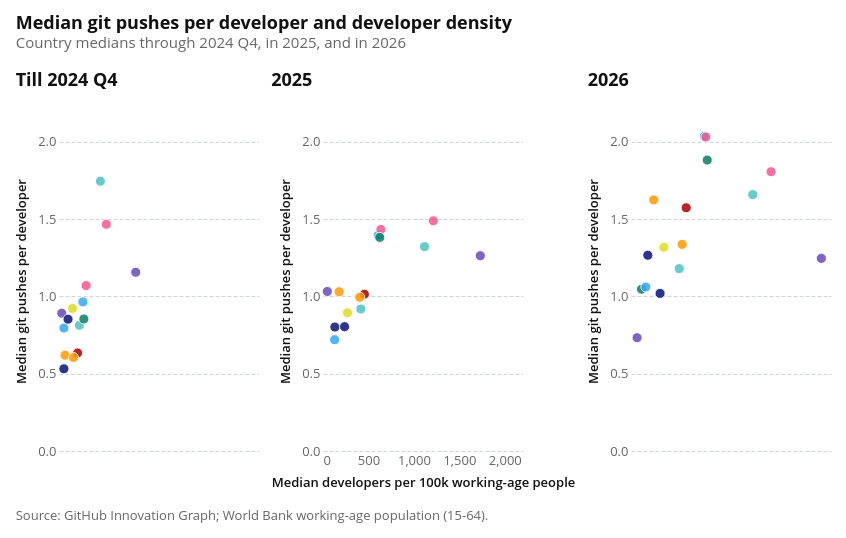

Notebook code cell kept with this figure:
### Code cell
pushes_per_developer = git_pushes.merge(
    developers[["iso2_code", "year", "quarter", "developers_per_100k", "developers"]],
    on=["iso2_code", "year", "quarter"],
    suffixes=("_pushes", "_developers"),
).assign(
    pushes_per_developer=lambda d: d["git_pushes"] / d["developers"],
    period=lambda d: d["year"].where(d["year"] >= 2025, "Till 2024 Q4").astype(str),
)

country_period_medians = pushes_per_developer.groupby(
    ["country_name", "period"], as_index=False
).agg(
    median_developers_per_100k=("developers_per_100k", "median"),
    median_pushes_per_developer=("pushes_per_developer", "median"),
    quarters=("quarter", "count"),
)

scatter_color = alt.Color(
    "country_name:N",
    title=None,
    sort=COUNTRY_ORDER,
    scale=alt.Scale(domain=COUNTRY_ORDER, range=COUNTRY_COLORS),
)

scatter_tooltips = [
    alt.Tooltip("country_name:N", title="Country"),
    alt.Tooltip("period:N", title="Period"),
    alt.Tooltip(
        "median_developers_per_100k:Q",
        title="Median developers per 100k",
        format=".3f",
    ),
    alt.Tooltip(
        "median_pushes_per_developer:Q",
        title="Median pushes per developer",
        format=".3f",
    ),
    alt.Tooltip("quarters:Q", title="Quarters"),
]


def make_pushes_scatter(period: str, show_x_axis: bool, show_legend: bool):
    x_axis = (
        alt.Axis(title="Median developers per 100k working-age people")
        if show_x_axis
        else None
    )
    color = (
        scatter_color
        if show_legend
        else alt.Color(
            "country_name:N",
            sort=COUNTRY_ORDER,
            scale=alt.Scale(domain=COUNTRY_ORDER, range=COUNTRY_COLORS),
            legend=None,
        )
    )
    return (
        alt.Chart(country_period_medians)
        .transform_filter(alt.datum.period == period)
        .mark_circle(size=100, opacity=0.85)
        .encode(
            x=alt.X("median_developers_per_100k:Q", axis=x_axis),
            y=alt.Y(
                "median_pushes_per_developer:Q",
                title="Median git pushes per developer",
            ),
            color=color,
            tooltip=scatter_tooltips,
        )
        .properties(width=200, height=340, title=period)
    )


pushes_per_developer_scatter = (
    alt.hconcat(
        make_pushes_scatter("Till 2024 Q4", show_x_axis=False, show_legend=False),
        make_pushes_scatter("2025", show_x_axis=True, show_legend=True),
        make_pushes_scatter("2026", show_x_axis=False, show_legend=False),
        spacing=12,
    )
    .resolve_scale(x="shared", y="shared")
    .properties(
        title=alt.Title(
            text="Median git pushes per developer and developer density",
            subtitle="Country medians through 2024 Q4, in 2025, and in 2026",
        )
    )
)

attaviz.add_caption(pushes_per_developer_scatter, POPULATION_NOTE)

### Figure 1 — Vega specification as saved in the notebook (floating-point values rounded to 4 significant figures)
{"$schema": "https://vega.github.io/schema/vega/v6.json", "data": [{"name": "source_0"}, {"name": "data_0", "values": [{"country_name": "Benin", "median_developers_per_100k": 262.8, "median_pushes_per_developer": 0.9649, "period": "Till 2024 Q4", "quarters": 20}, {"country_name": "Burkina Faso", "median_developers_per_100k": 66.26, "median_pushes_per_developer": 0.62, "period": "Till 2024 Q4", "quarters": 20}, {"country_name": "Cabo Verde", "median_developers_per_100k": 843.9, "median_pushes_per_developer": 1.156, "period": "Till 2024 Q4", "quarters": 20}, {"country_name": "Côte d'Ivoire", "median_developers_per_100k": 204.9, "median_pushes_per_developer": 0.6345, "period": "Till 2024 Q4", "quarters": 20}, {"country_name": "Ghana", "median_developers_per_100k": 520.6, "median_pushes_per_developer": 1.467, "period": "Till 2024 Q4", "quarters": 20}, {"country_name": "Guinea", "median_developers_per_100k": 53.83, "median_pushes_per_developer": 0.5317, "period": "Till 2024 Q4", "quarters": 17}, {"country_name": "Liberia", "median_developers_per_100k": 148.5, "median_pushes_per_developer": 0.9225, "period": "Till 2024 Q4", "quarters": 17}, {"country_name": "Mali", "median_developers_per_100k": 54.7, "median_pushes_per_developer": 0.7954, "period": "Till 2024 Q4", "quarters": 18}, {"country_name": "Mauritania", "median_developers_per_100k": 159.6, "median_pushes_per_developer": 0.6048, "period": "Till 2024 Q4", "quarters": 19}, {"country_name": "Niger", "median_developers_per_100k": 30.46, "median_pushes_per_developer": 0.8917, "period": "Till 2024 Q4", "quarters": 12}, {"country_name": "Nigeria", "median_developers_per_100k": 455.6, "median_pushes_per_developer": 1.746, "period": "Till 2024 Q4", "quarters": 20}, {"country_name": "Senegal", "median_developers_per_100k": 298.5, "median_pushes_per_developer": 1.07, "period": "Till 2024 Q4", "quarters": 20}, {"country_name": "Sierra Leone", "median_developers_per_100k": 99.29, "median_pushes_per_developer": 0.853, "period": "Till 2024 Q4", "quarters": 20}, {"country_name": "The Gambia", "median_developers_per_100k": 224.8, "median_pushes_per_developer": 0.8134, "period": "Till 2024 Q4", "quarters": 17}, {"country_name": "Togo", "median_developers_per_100k": 273.5, "median_pushes_per_developer": 0.854, "period": "Till 2024 Q4", "quarters": 20}]}, {"name": "data_1", "values": [{"country_name": "Benin", "median_developers_per_100k": 607.5, "median_pushes_per_developer": 1.396, "period": "2025", "quarters": 4}, {"country_name": "Burkina Faso", "median_developers_per_100k": 177.3, "median_pushes_per_developer": 1.031, "period": "2025", "quarters": 4}, {"country_name": "Cabo Verde", "median_developers_per_100k": 1731.0, "median_pushes_per_developer": 1.264, "period": "2025", "quarters": 4}, {"country_name": "Côte d'Ivoire", "median_developers_per_100k": 455.6, "median_pushes_per_developer": 1.015, "period": "2025", "quarters": 4}, {"country_name": "Ghana", "median_developers_per_100k": 1214.0, "median_pushes_per_developer": 1.49, "period": "2025", "quarters": 4}, {"country_name": "Guinea", "median_developers_per_100k": 130.5, "median_pushes_per_developer": 0.8021, "period": "2025", "quarters": 4}, {"country_name": "Liberia", "median_developers_per_100k": 269.9, "median_pushes_per_developer": 0.8941, "period": "2025", "quarters": 4}, {"country_name": "Mali", "median_developers_per_100k": 128.6, "median_pushes_per_developer": 0.7202, "period": "2025", "quarters": 4}, {"country_name": "Mauritania", "median_developers_per_100k": 404.3, "median_pushes_per_developer": 0.9948, "period": "2025", "quarters": 4}, {"country_name": "Niger", "median_developers_per_100k": 47.37, "median_pushes_per_developer": 1.032, "period": "2025", "quarters": 4}, {"country_name": "Nigeria", "median_developers_per_100k": 1117.0, "median_pushes_per_developer": 1.322, "period": "2025", "quarters": 4}, {"country_name": "Senegal", "median_developers_per_100k": 637.3, "median_pushes_per_developer": 1.434, "period": "2025", "quarters": 4}, {"country_name": "Sierra Leone", "median_developers_per_100k": 236.9, "median_pushes_per_developer": 0.8044, "period": "2025", "quarters": 4}, {"country_name": "The Gambia", "median_developers_per_100k": 416.3, "median_pushes_per_developer": 0.9186, "period": "2025", "quarters": 4}, {"country_name": "Togo", "median_developers_per_100k": 624.4, "median_pushes_per_developer": 1.382, "period": "2025", "quarters": 4}]}, {"name": "data_2", "values": [{"country_name": "Benin", "median_developers_per_100k": 807.1, "median_pushes_per_developer": 2.037, "period": "2026", "quarters": 1}, {"country_name": "Burkina Faso", "median_developers_per_100k": 250.3, "median_pushes_per_developer": 1.625, "period": "2026", "quarters": 1}, {"country_name": "Cabo Verde", "median_developers_per_100k": 2094.0, "median_pushes_per_developer": 1.246, "period": "2026", "quarters": 1}, {"country_name": "Côte d'Ivoire", "median_developers_per_100k": 606.9, "median_pushes_per_developer": 1.574, "period": "2026", "quarters": 1}, {"country_name": "Ghana", "median_developers_per_100k": 1541.0, "median_pushes_per_developer": 1.807, "period": "2026", "quarters": 1}, {"country_name": "Guinea", "median_developers_per_100k": 185.1, "median_pushes_per_developer": 1.267, "period": "2026", "quarters": 1}, {"country_name": "Guinea-Bissau", "median_developers_per_100k": 115.7, "median_pushes_per_developer": 1.047, "period": "2026", "quarters": 1}, {"country_name": "Liberia", "median_developers_per_100k": 362.2, "median_pushes_per_developer": 1.318, "period": "2026", "quarters": 1}, {"country_name": "Mali", "median_developers_per_100k": 163.0, "median_pushes_per_developer": 1.061, "period": "2026", "quarters": 1}, {"country_name": "Mauritania", "median_developers_per_100k": 562.5, "median_pushes_per_developer": 1.337, "period": "2026", "quarters": 1}, {"country_name": "Niger", "median_developers_per_100k": 67.21, "median_pushes_per_developer": 0.7331, "period": "2026", "quarters": 1}, {"country_name": "Nigeria", "median_developers_per_100k": 1339.0, "median_pushes_per_developer": 1.659, "period": "2026", "quarters": 1}, {"country_name": "Senegal", "median_developers_per_100k": 823.4, "median_pushes_per_developer": 2.031, "period": "2026", "quarters": 1}, {"country_name": "Sierra Leone", "median_developers_per_100k": 320.0, "median_pushes_per_developer": 1.02, "period": "2026", "quarters": 1}, {"country_name": "The Gambia", "median_developers_per_100k": 530.9, "median_pushes_per_developer": 1.18, "period": "2026", "quarters": 1}, {"country_name": "Togo", "median_developers_per_100k": 838.7, "median_pushes_per_developer": 1.882, "period": "2026", "quarters": 1}]}], "signals": [{"name": "childHeight", "value": 340}, {"name": "concat_0_childWidth", "value": 200}], "marks": [{"type": "group", "name": "concat_0_group", "marks": [{"type": "group", "name": "concat_0_concat_0_group", "encode": {"update": {"width": {"signal": "concat_0_childWidth"}, "height": {"signal": "childHeight"}}}, "marks": [{"type": "symbol", "name": "concat_0_concat_0_marks", "from": {"data": "data_0"}, "encode": {"update": {"size": {"value": 100}, "shape": {"value": "circle"}, "x": {"field": "median_developers_per_100k", "scale": "concat_0_x"}, "fill": {"field": "country_name", "scale": "color"}, "opacity": {"value": 0.85}, "tooltip": {"signal": "{\"Country\": isValid(datum[\"country_name\"]) ? isArray(datum[\"country_name\"]) ? join(datum[\"country_name\"], '\\n') : datum[\"country_name\"] : \"\"+datum[\"country_name\"], \"Period\": isValid(datum[\"period\"]) ? isArray(datum[\"period\"]) ? join(datum[\"period\"], '\\n') : datum[\"period\"] : \"\"+datum[\"period\"], \"Median developers per 100k\": format(datum[\"median_developers_per_100k\"], \".3f\"), \"Median pushes per developer\": format(datum[\"median_pushes_per_developer\"], \".3f\"), \"Quarters\": format(datum[\"quarters\"], \"\")}"}, "stroke": {"value": "white"}, "y": {"field": "median_pushes_per_developer", "scale": "concat_0_y"}}}, "style": ["circle"]}], "axes": [{"scale": "concat_0_y", "domain": false, "ticks": false, "aria": false, "tickCount": 5, "orient": "left", "maxExtent": 0, "minExtent": 0, "labels": false, "zindex": 0, "gridScale": "concat_0_x", "grid": true}, {"scale": "concat_0_y", "zindex": 0, "tickCount": 5, "grid": false, "orient": "left", "title": "Median git pushes per developer", "labelOverlap": true}], "title": {"text": "Till 2024 Q4", "anchor": "start", "offset": 21}, "style": "cell"}, {"type": "group", "name": "concat_0_concat_1_group", "encode": {"update": {"width": {"signal": "concat_0_childWidth"}, "height": {"signal": "childHeight"}}}, "marks": [{"type": "symbol", "name": "concat_0_concat_1_marks", "from": {"data": "data_1"}, "encode": {"update": {"y": {"field": "median_pushes_per_developer", "scale": "concat_0_y"}, "shape": {"value": "circle"}, "opacity": {"value": 0.85}, "fill": {"field": "country_name", "scale": "color"}, "stroke": {"value": "white"}, "size": {"value": 100}, "tooltip": {"signal": "{\"Country\": isValid(datum[\"country_name\"]) ? isArray(datum[\"country_name\"]) ? join(datum[\"country_name\"], '\\n') : datum[\"country_name\"] : \"\"+datum[\"country_name\"], \"Period\": isValid(datum[\"period\"]) ? isArray(datum[\"period\"]) ? join(datum[\"period\"], '\\n') : datum[\"period\"] : \"\"+datum[\"period\"], \"Median developers per 100k\": format(datum[\"median_developers_per_100k\"], \".3f\"), \"Median pushes per developer\": format(datum[\"median_pushes_per_developer\"], \".3f\"), \"Quarters\": format(datum[\"quarters\"], \"\")}"}, "x": {"field": "median_developers_per_100k", "scale": "concat_0_x"}}}, "style": ["circle"]}], "axes": [{"scale": "concat_0_y", "orient": "left", "tickCount": 5, "labels": false, "gridScale": "concat_0_x", "maxExtent": 0, "minExtent": 0, "zindex": 0, "aria": false, "ticks": false, "domain": false, "grid": true}, {"scale": "concat_0_x", "grid": false, "labelBaseline": "top", "labelOverlap": true, "orient": "bottom", "title": "Median developers per 100k working-age people", "labelFlush": true, "zindex": 0, "tickCount": 5}, {"scale": "concat_0_y", "tickCount": 5, "zindex": 0, "orient": "left", "grid": false, "title": "Median git pushes per developer", "labelOverlap": true}], "title": {"text": "2025", "anchor": "start", "offset": 21}, "style": "cell"}, {"type": "group", "name": "concat_0_concat_2_group", "encode": {"update": {"height": {"signal": "childHeight"}, "width": {"signal": "concat_0_childWidth"}}}, "marks": [{"type": "symbol", "name": "concat_0_concat_2_marks", "from": {"data": "data_2"}, "encode": {"update": {"x": {"field": "median_developers_per_100k", "scale": "concat_0_x"}, "shape": {"value": "circle"}, "size": {"value": 100}, "fill": {"field": "country_name", "scale": "color"}, "tooltip": {"signal": "{\"Country\": isValid(datum[\"country_name\"]) ? isArray(datum[\"country_name\"]) ? join(datum[\"country_name\"], '\\n') : datum[\"country_name\"] : \"\"+datum[\"country_name\"], \"Period\": isValid(datum[\"period\"]) ? isArray(datum[\"period\"]) ? join(datum[\"period\"], '\\n') : datum[\"period\"] : \"\"+datum[\"period\"], \"Median developers per 100k\": format(datum[\"median_developers_per_100k\"], \".3f\"), \"Median pushes per developer\": format(datum[\"median_pushes_per_developer\"], \".3f\"), \"Quarters\": format(datum[\"quarters\"], \"\")}"}, "y": {"field": "median_pushes_per_developer", "scale": "concat_0_y"}, "stroke": {"value": "white"}, "opacity": {"value": 0.85}}}, "style": ["circle"]}], "axes": [{"scale": "concat_0_y", "orient": "left", "ticks": false, "gridScale": "concat_0_x", "labels": false, "zindex": 0, "grid": true, "aria": false, "minExtent": 0, "domain": false, "maxExtent": 0, "tickCount": 5}, {"scale": "concat_0_y", "labelOverlap": true, "zindex": 0, "grid": false, "tickCount": 5, "title": "Median git pushes per developer", "orient": "left"}], "title": {"text": "2026", "anchor": "start", "offset": 21}, "style": "cell"}], "title": {"text": "Median git pushes per developer and developer density", "offset": 21, "anchor": "start", "subtitle": "Country medians through 2024 Q4, in 2025, and in 2026"}, "layout": {"padding": 12, "bounds": "full", "align": "each"}}], "scales": [{"name": "color", "type": "ordinal", "domain": ["Benin", "Burkina Faso", "Cabo Verde", "The Gambia", "Ghana", "Guinea", "Guinea-Bissau", "Côte d'Ivoire", "Liberia", "Mali", "Mauritania", "Niger", "Nigeria", "Senegal", "Sierra Leone", "Togo"], "range": ["#34A7F2", "#FF9800", "#664AB6", "#4EC2C0", "#F3578E", "#081079", "#0C7C68", "#AA0000", "#DDDA21"]}, {"name": "concat_0_x", "type": "linear", "domain": {"fields": [{"data": "data_0", "field": "median_developers_per_100k"}, {"data": "data_1", "field": "median_developers_per_100k"}, {"data": "data_2", "field": "median_developers_per_100k"}]}, "range": [0, {"signal": "concat_0_childWidth"}], "nice": true, "zero": true}, {"name": "concat_0_y", "type": "linear", "domain": {"fields": [{"data": "data_0", "field": "median_pushes_per_developer"}, {"data": "data_1", "field": "median_pushes_per_developer"}, {"data": "data_2", "field": "median_pushes_per_developer"}]}, "range": [{"signal": "childHeight"}, 0], "zero": true, "nice": true}], "title": {"text": "Source: GitHub Innovation Graph; World Bank working-age population (15-64).", "anchor": "start", "font": "Open Sans, sans-serif", "fontSize": 13, "color": "#666666", "fontWeight": 400, "orient": "bottom", "offset": 21, "lineHeight": 20}, "layout": {"padding": 18, "columns": 1, "bounds": "full", "align": "each"}, "padding": 15, "config": {"range": {"category": ["#34A7F2", "#FF9800", "#664AB6", "#4EC2C0", "#F3578E", "#081079", "#0C7C68", "#AA0000", "#DDDA21"], "diverging": ["#920000", "#BD6126", "#E3A763", "#EFEFEF", "#80BDE7", "#3587C3", "#025288"], "heatmap": ["#E3F6FD", "#75CCEC", "#089BD4", "#0169A1", "#023B6F"], "ordinal": ["#E3F6FD", "#75CCEC", "#089BD4", "#0169A1", "#023B6F"], "ramp": ["#E3F6FD", "#75CCEC", "#089BD4", "#0169A1", "#023B6F"]}, "mark": {"tooltip": true}, "axis": {"domain": false, "grid": true, "gridColor": "#CED4DE", "gridDash": [4, 2], "gridWidth": 1, "labelFont": "Open Sans, sans-serif", "labelFontSize": 13, "labelFontWeight": 400, "labelColor": "#666666", "labelPadding": 3, "tickColor": "#CED4DE", "tickSize": 5, "tickCount": 5, "titleFont": "Open Sans, sans-serif", "titleFontSize": 13, "titleFontWeight": 600, "titleColor": "#111111", "titlePadding": 9}, "axisBand": {"labelPadding": 6, "tickSize": 0}, "axisX": {"grid": false, "tickSize": 0, "labelAngle": 0}, "axisY": {"domain": false, "ticks": false, "gridColor": "#CED4DE", "gridDash": [4, 2], "gridWidth": 1}, "legend": {"labelFont": "Open Sans, sans-serif", "labelFontSize": 13, "labelFontWeight": 600, "labelColor": "#111111", "titleFont": "Open Sans, sans-serif", "titleFontSize": 13, "titleFontWeight": 600, "titleColor": "#111111", "titlePadding": 3, "symbolSize": 196, "symbolStrokeWidth": 0, "padding": 15, "offset": 21, "columnPadding": 21, "orient": "bottom", "labelLimit": 200, "titleLimit": 200}, "style": {"cell": {"stroke": null}, "arc": {"stroke": "white", "strokeWidth": 1}, "area": {"opacity": 0.7}, "bar": {"cornerRadiusEnd": 0}, "line": {"strokeWidth": 4, "strokeCap": "round", "strokeJoin": "round"}, "point": {"size": 60, "stroke": "white", "strokeWidth": 1}, "rect": {"stroke": "#8A969F", "strokeWidth": 0.5}, "circle": {"stroke": "white", "strokeWidth": 1}, "square": {"stroke": "white", "strokeWidth": 1}, "geoshape": {"stroke": "#666666", "strokeWidth": 0.3, "strokeJoin": "round", "strokeCap": "round"}, "group-title": {"font": "Open Sans, sans-serif", "fontSize": 18, "fontWeight": 700, "lineHeight": 22, "fill": "#111111"}}, "title": {"subtitleColor": "#666666", "subtitleFont": "Open Sans, sans-serif", "subtitleFontSize": 15, "subtitleFontWeight": 400, "subtitleLineHeight": 18, "subtitlePadding": 3}}, "background": "white"}
